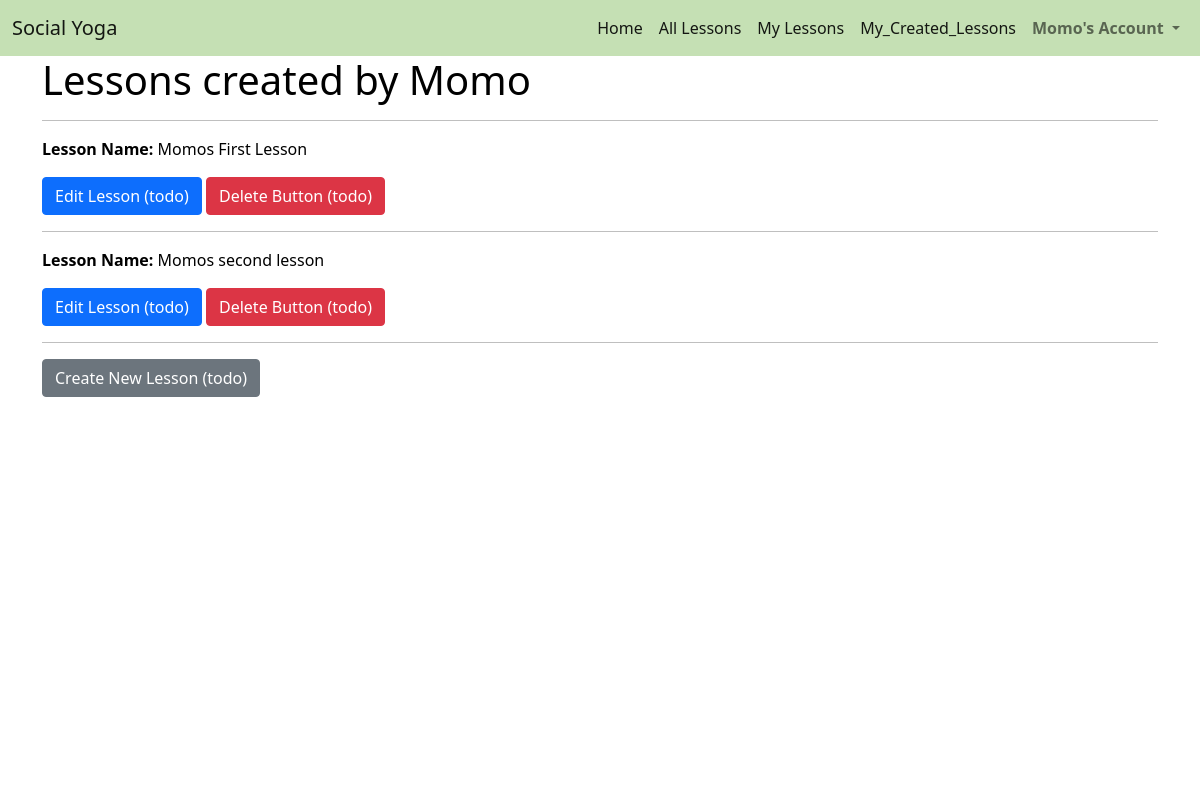
The app's page /lessons/instructor_created_lessons/ (signed in), older data.
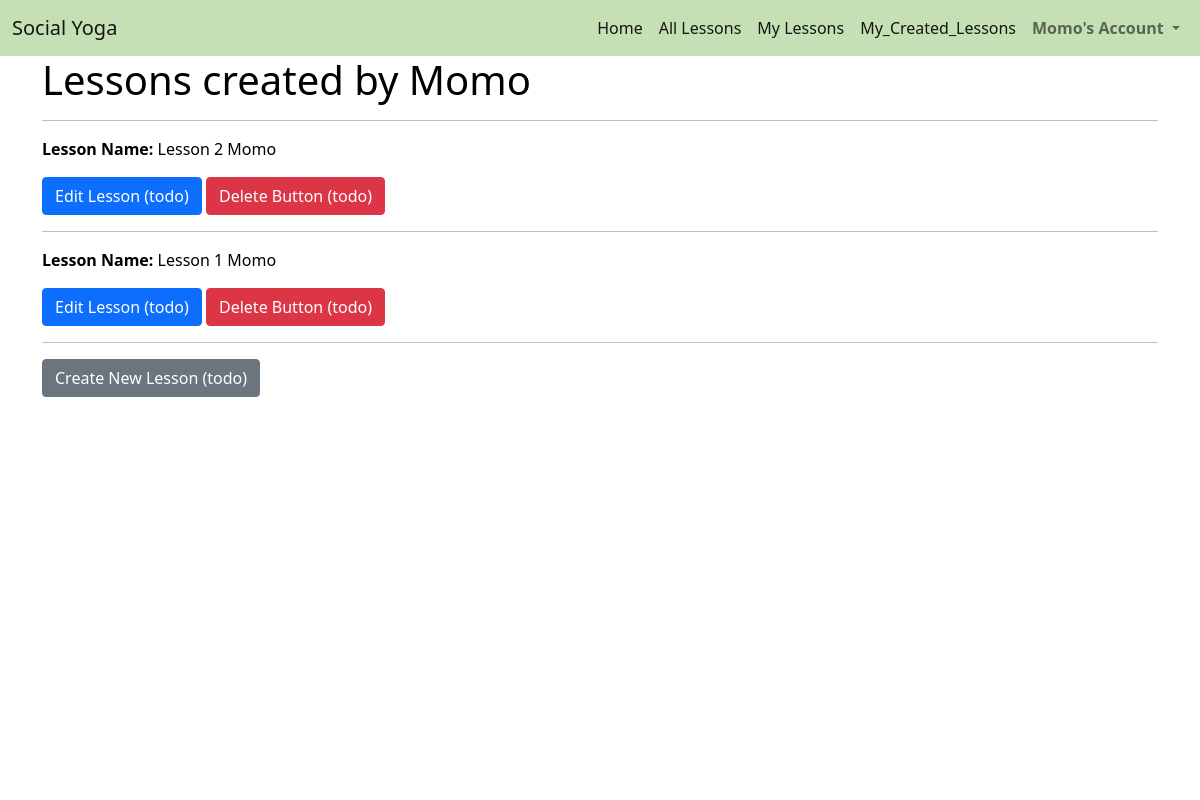
The same page, newer data.
### lessons/models.py (models this page shows, shortened)
class Lesson(models.Model):
    lesson_id = models.CharField(max_length=32, null=False, editable=False)
    instructor_name = models.ForeignKey(UserProfile, on_delete=models.SET_NULL,
                                        null=True, blank=True, related_name='lessons')
    lesson_name = models.CharField(max_length=32, null=False, editable=True)
    description = models.TextField(max_length=254)
    url = models.URLField(max_length=1024, null=False, blank=False)

### lessons/views.py (the view)
# urls.py: path('instructor_created_lessons/', views.instructor_created_lessons, name='instructor_created_lessons'),
def instructor_created_lessons(request):
    profile = get_object_or_404(UserProfile, user=request.user)
    template = 'lessons/instructor_created_lessons.html'
    instructor_created_lessons = Lesson.objects.filter(instructor_name=profile)
    context = {
        'profile': profile,
        'instructor_created_lessons': instructor_created_lessons,
    }
    return render(request, template, context)

### profiles/models.py (called while the page is built)
    def __str__(self):
        return self.user.username

### lessons/templates/lessons/instructor_created_lessons.html (shortened to what this page needs)
{% extends "base.html" %}
{% load static %}
{% block content %}
    <div class="overlay"></div>
    <div class="container h-100">
        <div class="row h-100">
            <div class="col">
                <h1>Lessons created by {{ profile }}</h1>
                <hr>
                {% if instructor_created_lessons %}
                    {% for lesson in instructor_created_lessons %}
                        <p><strong>Lesson Name:</strong> {{ lesson.lesson_name }}</p>
                        <span>
                            <a class="btn btn-primary" href="#" role="button">Edit Lesson (todo)</a>
                            <a class="btn btn-danger" href="#" role="button">Delete Button (todo)</a>
                        </span>
                        <hr>
                    {% endfor %}
                {% else %}
                    <p>You aren't subscribed to any lessons</p>
                {% endif %}
                <a class="btn btn-secondary" href="#" role="button">Create New Lesson (todo)</a>
            </div>
        </div>
    </div>
{% endblock %}

Row changes from the older to the newer data that the page shows:
changed Lesson: lesson_name "Momos First Lesson" → "Lesson 2 Momo"
changed Lesson: lesson_name "Momos second lesson" → "Lesson 1 Momo"
